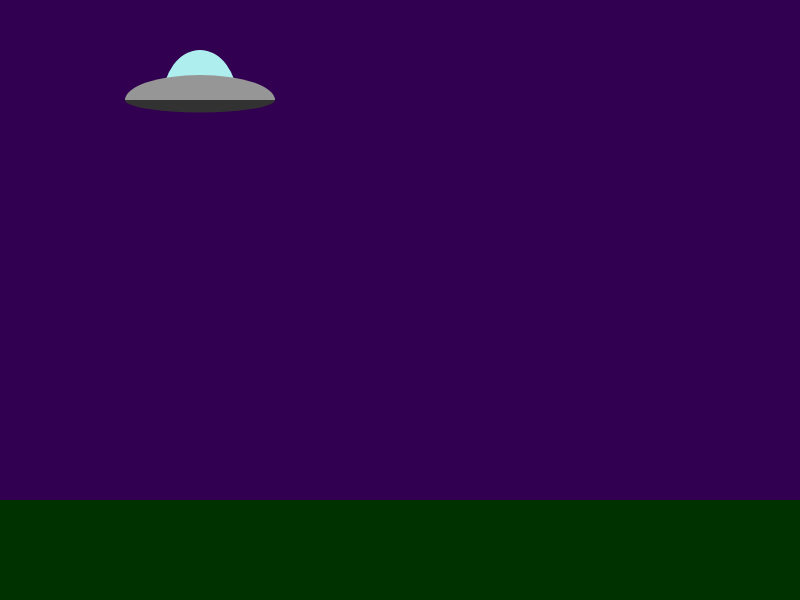
Frame 1 (no input)
Frame 60 (no input): identical to frame 1, image omitted
Frame 120 (the mouse pressed at the canvas centre since frame 60): identical to frame 1, image omitted

The p5.js sketch that drew this single still picture (run headless with seeded random() and noise() and a simulated clock; from frame 60 on, the mouse is pressed at the canvas centre):

// p5.js sketch
// ── sketch.js
//Topic 1.1 
//Object orientation revisted
//part one

function setup()
{
    createCanvas(800,600);
    noStroke();
}

function draw()
{
    background(50,0,80);
    
    //draw the ground
    fill(0,50,0);
    rect(0,height - 100, width, 100);
    
    //draw the flying saucer
    fill(175,238,238);
    arc(200,100,75,100,PI,TWO_PI)
    fill(150);
    arc(200,100,150,50,PI,TWO_PI);
    fill(50);
    arc(200,100,150,25,0,PI);
    
}
